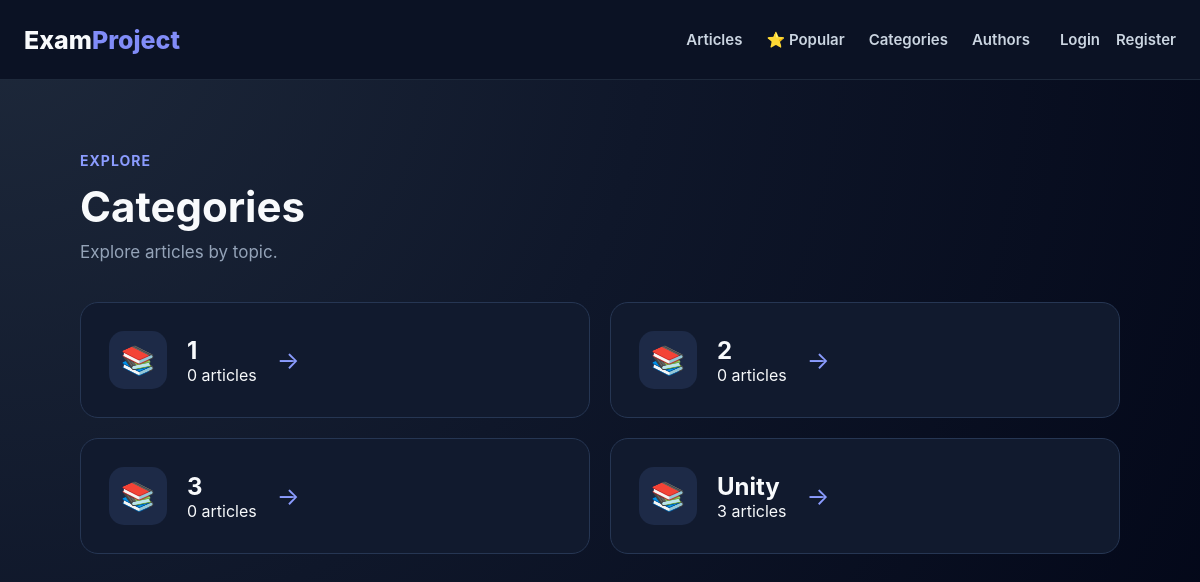
Page /articles/categories/ on the earlier database version.
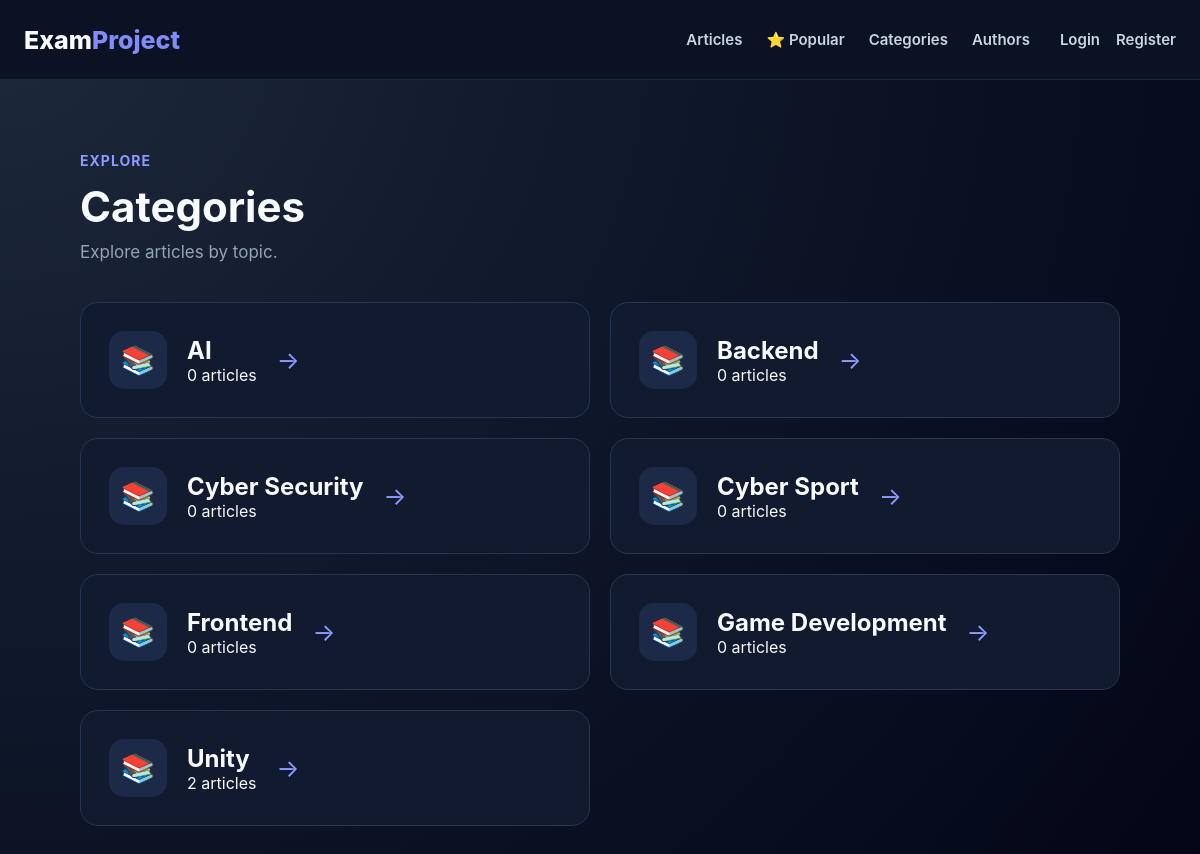
Same page on the later database version.
### articles/models.py (models this page shows, shortened)
class Category(models.Model):
    name = models.CharField(
        max_length=100,
        unique=True
    )

### articles/views.py (the view)
def category_list(request):
    categories = Category.objects.all().order_by("name")
    return render(request, "article/category_list.html", {
        "categories": categories
    })

### templates/article/category_list.html (shortened to what this page needs)
{% extends "base.html" %}
{% block content %}
<div class="categories-container">
    <div class="categories-header">
        <span class="categories-label">
            EXPLORE
        </span>
        <h1>Categories</h1>
        <p>
            Explore articles by topic.
        </p>
    </div>
    <div class="categories-grid">
        {% for category in categories %}
            <a
                href="{% url 'category_articles' category.id %}"
                class="category-card"
            >
                <div class="category-icon">
                    📚
                </div>
                <div>
                    <h2>{{ category.name }}</h2>
                    <p>
                        {{ category.articles.count }}
                        article{{ category.articles.count|pluralize }}
                    </p>
                </div>
                <span class="category-arrow">
                    →
                </span>
            </a>
        {% endfor %}
    </div>
</div>
{% endblock %}

### templates/base.html (shortened to what this page needs)
{% load static %}
<!DOCTYPE html>
<html lang="en">
<head>
    <link rel="stylesheet"
          href="{% static 'css/style.css' %}">
</head>
<body>
<header class="navbar">
    <div class="navbar-container">
        <a href="{% url 'home' %}"
           class="navbar-logo">
            Exam<span>Project</span>
        </a>
        <nav class="navbar-links">
            <a href="{% url 'article_list' %}">
                Articles
            </a>
            <a href="{% url 'popular_articles' %}">
                ⭐ Popular
            </a>
            <a href="{% url 'category_list' %}">
                Categories
            </a>
            <a href="{% url 'author_list' %}">
                Authors
            </a>
        </nav>
        <div class="navbar-account">
            {% if user.is_authenticated %}
                <a href="{% url 'profile' %}" class="navbar-user">
    👤 {{ user.username }}
</a>
                {% if user.is_staff or user.is_superuser %}
                    <a href="{% url 'pending_articles' %}"
                       class="navbar-pending">
                        🕐 Pending
                    </a>
                {% endif %}
                <a href="{% url 'logout' %}">
                    Logout
                </a>
            {% else %}
                <a href="{% url 'login' %}">
                    Login
                </a>
                <a href="{% url 'register' %}">
                    Register
                </a>
            {% endif %}
        </div>
    </div>
</header>
<main>
    {% block content %}
    {% endblock %}
</main>
</body>
</html>

### static/css/style.css (style rules this page uses)
* { margin: 0; padding: 0; box-sizing: border-box; }
body { font-family: Inter, -apple-system, BlinkMacSystemFont, "Segoe UI", sans-serif; background: radial-gradient( circle at top left, #1e293b, #0f172a 45%, #020617 ); color: #f8fafc; min-height: 100vh; }
.navbar { width: 100%; height: 80px; background: #0b1224; border-bottom: 1px solid #1e293b; display: flex; align-items: center; }
.navbar-container { width: 100%; max-width: 1200px; margin: 0 auto; padding: 0 24px; display: flex; align-items: center; justify-content: space-between; gap: 30px; }
.navbar-logo { flex-shrink: 0; color: #f8fafc; font-size: 25px; font-weight: 800; text-decoration: none; }
.navbar-logo span { color: #818cf8; }
.navbar-links { display: flex; align-items: center; gap: 24px; margin-left: auto; }
.navbar-links a { color: #cbd5e1; text-decoration: none; font-size: 15px; font-weight: 600; white-space: nowrap; transition: color 0.2s ease; }
.navbar-account { display: flex; align-items: center; gap: 16px; white-space: nowrap; }
.navbar-account a { color: #cbd5e1; text-decoration: none; font-size: 15px; font-weight: 600; }
.categories-container { max-width: 1100px; margin: 0 auto; padding: 70px 30px; }
.categories-header { margin-bottom: 40px; }
.categories-label { display: inline-block; margin-bottom: 12px; color: #8b9cff; font-size: 14px; font-weight: 700; letter-spacing: 1px; }
.categories-header h1 { margin: 0; font-size: 42px; color: #f8fafc; }
.categories-header p { margin-top: 10px; color: #94a3b8; font-size: 17px; }
.categories-grid { display: grid; grid-template-columns: repeat(2, 1fr); gap: 20px; }
.category-card { display: flex; align-items: center; gap: 20px; padding: 28px; background: #111a2e; border: 1px solid #263653; border-radius: 18px; text-decoration: none; color: inherit; transition: transform 0.2s ease, border-color 0.2s ease, background 0.2s ease; }
.category-icon { width: 58px; height: 58px; display: flex; align-items: center; justify-content: center; background: #1d2a47; border-radius: 15px; font-size: 28px; flex-shrink: 0; }
.category-arrow { color: #8b9cff; font-size: 24px; transition: transform 0.2s ease; }

Differences in the rows shown:
removed Category: name "1", articles.count "0"
removed Category: name "2", articles.count "0"
removed Category: name "3", articles.count "0"
added Category: name "AI", articles.count "0"
added Category: name "Backend", articles.count "0"
added Category: name "Cyber Security", articles.count "0"
added Category: name "Cyber Sport", articles.count "0"
added Category: name "Frontend", articles.count "0"
added Category: name "Game Development", articles.count "0"
computed for Category "Unity": articles.count "3" → "2"
